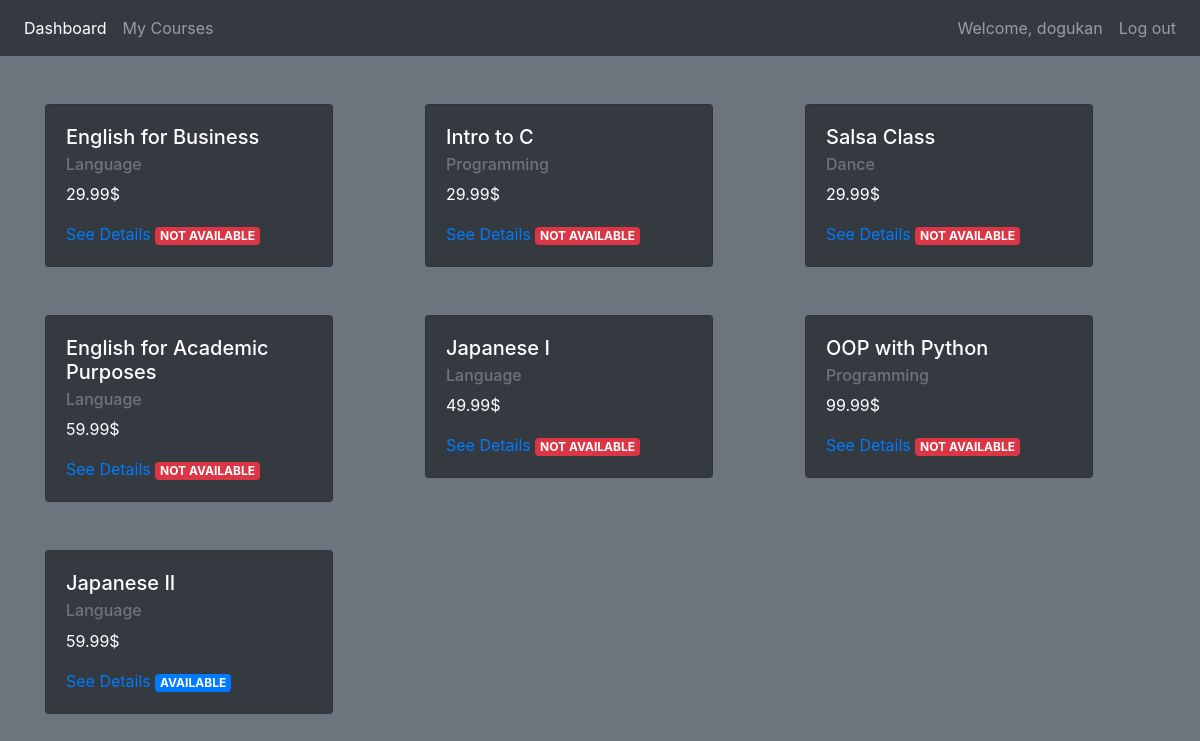
The app's page / (signed in), older data.
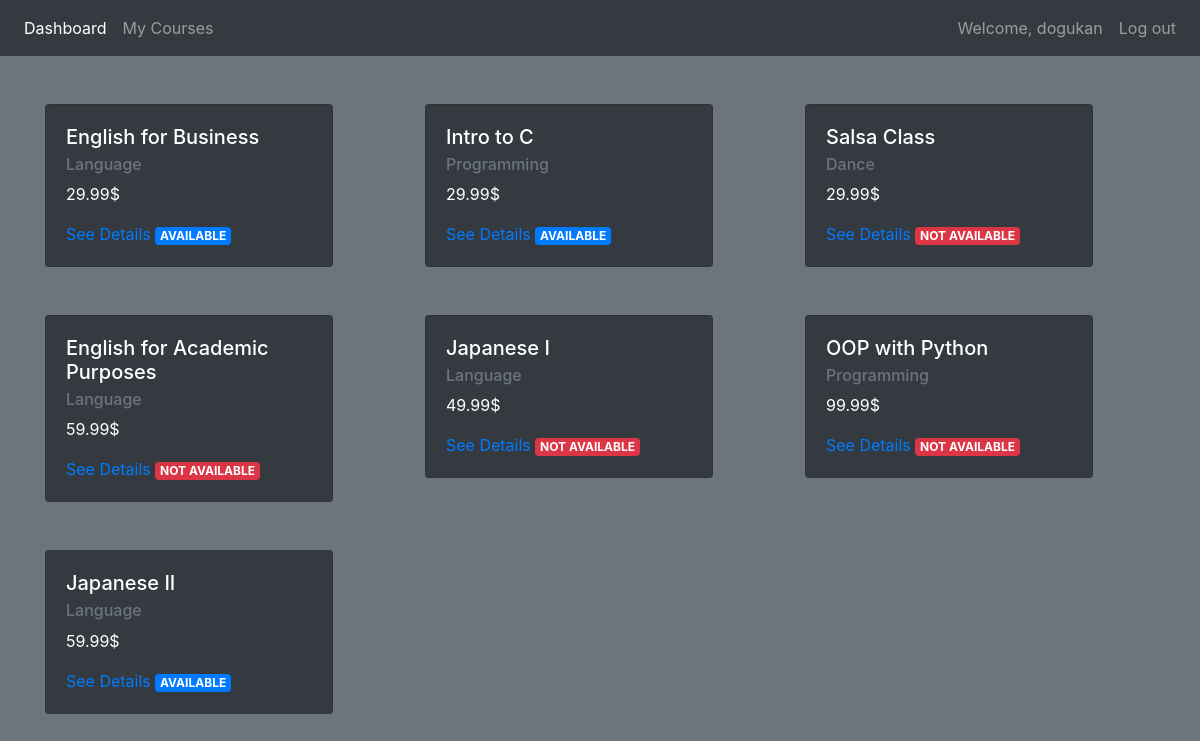
The same page, newer data.
### courses/models.py (models this page shows, shortened)
class Course(models.Model):
    DANCE = "Dance"
    PROG = "Programming"
    LANG = "Language"
    TYPES = [
        (DANCE, "Dance"),
        (PROG, "Programming"),
        (LANG, "Language"),
    ]
    name = models.CharField(max_length=100)
    desc = models.TextField()
    type = models.CharField(max_length=15, choices=TYPES, default=DANCE)
    due_date = models.DateTimeField()
    active = models.BooleanField(default=True)
    price = models.DecimalField(max_digits=5, decimal_places=2)
    students = models.ManyToManyField(User, blank=True)
    @property
    def is_past_due(self):
        return timezone.now() > self.due_date

### courses/views.py (the view)
# urls.py: path('', views.dashboard, name='dashboard'),
@login_required(login_url='login')
def dashboard(request):
    courses = Course.objects.all()
    return render(request, 'courses/dashboard.html', { 'courses':courses })

### courses/templates/courses/dashboard.html
{% extends 'courses/base.html' %}
{% block content %}
<div class="container pt-4">
    <div class="row">
    {% for course in courses %}
        <div class="col-sm py-4">
            <div class="card bg-dark text-white" style="width: 18rem;">
                <div class="card-body">
                    <h5 class="card-title">{{ course.name }}</h5>
                    <h6 class="card-subtitle mb-2 text-muted">{{ course.type }}</h6>
                    <p class="card-text">{{ course.price }}$</p>
                    <a href="{% url 'course_detail' course.id %}" class="card-link">See Details</a>
                    {% if course.is_past_due %}
                    <div class="badge badge-danger">
                        NOT AVAILABLE
                    </div>
                    {% else %}
                    <div class="badge badge-primary">
                        AVAILABLE
                    </div>
                    {% endif %}
                </div>
            </div>
        </div>
        {% endfor %}
    </div>
</div>
{% endblock %}

Row changes from the older to the newer data that the page shows:
changed Course "English for Business": due_date "NOT AVAILABLE" → "AVAILABLE"
changed Course "Intro to C": due_date "NOT AVAILABLE" → "AVAILABLE"
